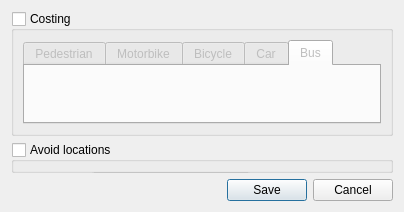
<?xml version="1.0" encoding="UTF-8"?>
<ui version="4.0">
 <class>settings_dialogue</class>
 <widget class="QDialog" name="settings_dialogue">
  <property name="geometry">
   <rect>
    <x>0</x>
    <y>0</y>
    <width>404</width>
    <height>212</height>
   </rect>
  </property>
  <property name="windowTitle">
   <string>Dialog</string>
  </property>
  <layout class="QVBoxLayout" name="verticalLayout_2">
   <item>
    <layout class="QVBoxLayout" name="verticalLayout">
     <item>
      <widget class="QgsCollapsibleGroupBox" name="costing_group">
       <property name="title">
        <string>Costing</string>
       </property>
       <property name="checkable">
        <bool>true</bool>
       </property>
       <property name="checked">
        <bool>false</bool>
       </property>
       <property name="collapsed">
        <bool>false</bool>
       </property>
       <layout class="QVBoxLayout" name="verticalLayout_3">
        <item>
         <widget class="QTabWidget" name="tabWidget">
          <property name="enabled">
           <bool>false</bool>
          </property>
          <property name="tabPosition">
           <enum>QTabWidget::North</enum>
          </property>
          <property name="currentIndex">
           <number>4</number>
          </property>
          <widget class="QWidget" name="pedestrian">
           <attribute name="title">
            <string>Pedestrian</string>
           </attribute>
          </widget>
          <widget class="QWidget" name="motorbike">
           <attribute name="title">
            <string>Motorbike</string>
           </attribute>
          </widget>
          <widget class="QWidget" name="bicycle">
           <attribute name="title">
            <string>Bicycle</string>
           </attribute>
          </widget>
          <widget class="QWidget" name="car">
           <attribute name="title">
            <string>Car</string>
           </attribute>
          </widget>
          <widget class="QWidget" name="bus">
           <attribute name="title">
            <string>Bus</string>
           </attribute>
          </widget>
         </widget>
        </item>
       </layout>
      </widget>
     </item>
     <item>
      <widget class="QgsCollapsibleGroupBox" name="avoid_group">
       <property name="enabled">
        <bool>true</bool>
       </property>
       <property name="title">
        <string>Avoid locations</string>
       </property>
       <property name="flat">
        <bool>false</bool>
       </property>
       <property name="checkable">
        <bool>true</bool>
       </property>
       <property name="checked">
        <bool>false</bool>
       </property>
       <property name="collapsed">
        <bool>false</bool>
       </property>
       <widget class="QgsMapLayerComboBox" name="avoid_layer_dropdown">
        <property name="geometry">
         <rect>
          <x>80</x>
          <y>30</y>
          <width>160</width>
          <height>32</height>
         </rect>
        </property>
       </widget>
      </widget>
     </item>
    </layout>
   </item>
   <item>
    <widget class="QDialogButtonBox" name="buttonBox">
     <property name="orientation">
      <enum>Qt::Horizontal</enum>
     </property>
     <property name="standardButtons">
      <set>QDialogButtonBox::Cancel|QDialogButtonBox::Save</set>
     </property>
    </widget>
   </item>
  </layout>
 </widget>
 <customwidgets>
  <customwidget>
   <class>QgsCollapsibleGroupBox</class>
   <extends>QGroupBox</extends>
   <header>qgscollapsiblegroupbox.h</header>
   <container>1</container>
  </customwidget>
  <customwidget>
   <class>QgsMapLayerComboBox</class>
   <extends>QComboBox</extends>
   <header>qgsmaplayercombobox.h</header>
  </customwidget>
 </customwidgets>
 <resources/>
 <connections>
  <connection>
   <sender>buttonBox</sender>
   <signal>accepted()</signal>
   <receiver>settings_dialogue</receiver>
   <slot>accept()</slot>
   <hints>
    <hint type="sourcelabel">
     <x>248</x>
     <y>254</y>
    </hint>
    <hint type="destinationlabel">
     <x>157</x>
     <y>274</y>
    </hint>
   </hints>
  </connection>
  <connection>
   <sender>buttonBox</sender>
   <signal>rejected()</signal>
   <receiver>settings_dialogue</receiver>
   <slot>reject()</slot>
   <hints>
    <hint type="sourcelabel">
     <x>316</x>
     <y>260</y>
    </hint>
    <hint type="destinationlabel">
     <x>286</x>
     <y>274</y>
    </hint>
   </hints>
  </connection>
 </connections>
</ui>
